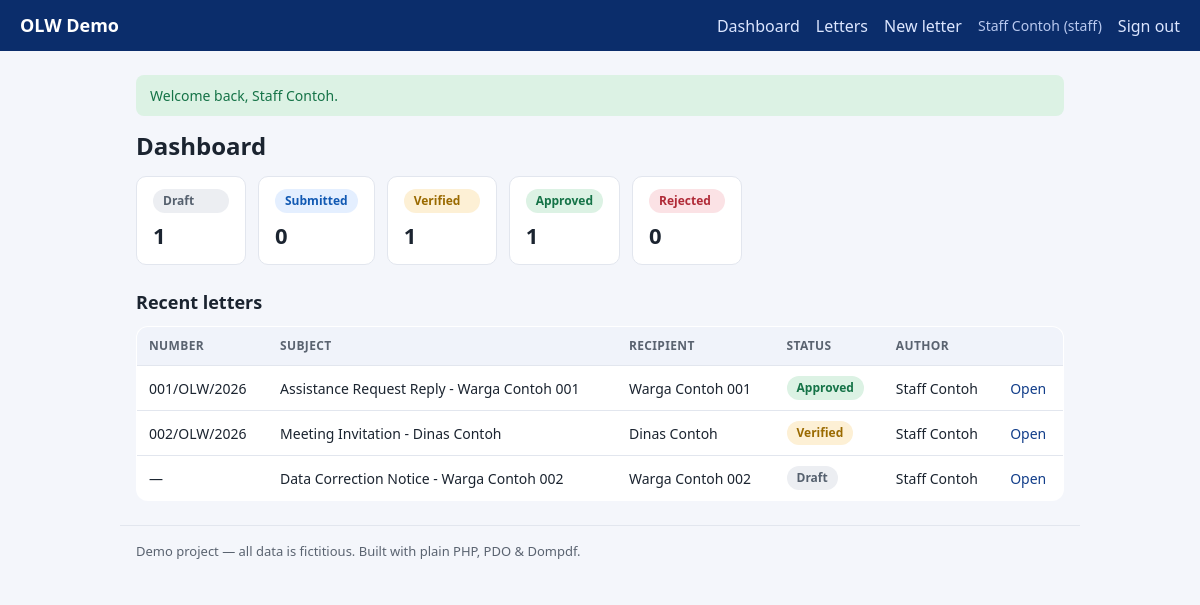
Screenshot of / (signed in) with the database file from the repository.
### tables this page shows
CREATE TABLE IF NOT EXISTS letters (
    id          INT UNSIGNED NOT NULL AUTO_INCREMENT,
    number      VARCHAR(40)  DEFAULT NULL,
    year        SMALLINT UNSIGNED NOT NULL,
    subject     VARCHAR(200) NOT NULL,
    recipient   VARCHAR(160) NOT NULL,
    body        TEXT         NOT NULL,
    status      ENUM('draft','submitted','verified','approved','rejected') NOT NULL DEFAULT 'draft',
    created_by  INT UNSIGNED NOT NULL,
    created_at  DATETIME     NOT NULL DEFAULT CURRENT_TIMESTAMP,
    updated_at  DATETIME     NOT NULL DEFAULT CURRENT_TIMESTAMP ON UPDATE CURRENT_TIMESTAMP,
    PRIMARY KEY (id),
    UNIQUE KEY uq_letters_number (number),
    KEY idx_letters_status (status),
    KEY idx_letters_created_by (created_by),
    CONSTRAINT fk_letters_user FOREIGN KEY (created_by) REFERENCES users (id)
);

CREATE TABLE IF NOT EXISTS users (
    id            INT UNSIGNED NOT NULL AUTO_INCREMENT,
    name          VARCHAR(120) NOT NULL,
    username      VARCHAR(60)  NOT NULL,
    password_hash VARCHAR(255) NOT NULL,
    role          ENUM('admin','verifikator','staff') NOT NULL DEFAULT 'staff',
    is_active     TINYINT(1)   NOT NULL DEFAULT 1,
    created_at    DATETIME     NOT NULL DEFAULT CURRENT_TIMESTAMP,
    PRIMARY KEY (id),
    UNIQUE KEY uq_users_username (username)
);

### src/helpers.php (called while the page is built, shortened)
<?php
function env(string $key, ?string $default = null): ?string
{
    $value = $_ENV[$key] ?? getenv($key);
    return $value;
}
function e(?string $value): string
{
    return htmlspecialchars((string) $value, ENT_QUOTES | ENT_SUBSTITUTE, 'UTF-8');
}
function take_flashes(): array
{
    $messages = $_SESSION['flash'] ?? [];
    return $messages;
}
function view(string $name, array $data = []): string
{
    $file = dirname(__DIR__) . '/views/' . $name . '.php';
    extract($data, EXTR_SKIP);
    require $file;
    return (string) ob_get_clean();
}
function status_badge(string $status): array
{
    return match ($status) {
        'draft'     => ['Draft', 'badge-gray'],
        'submitted' => ['Submitted', 'badge-blue'],
        'verified'  => ['Verified', 'badge-amber'],
        'approved'  => ['Approved', 'badge-green'],
        'rejected'  => ['Rejected', 'badge-red'],
        default     => [ucfirst($status), 'badge-gray'],
    };
}

### src/Controllers/LetterController.php (called while the page is built, shortened)
<?php
final class LetterController
{
    public static function dashboard(): string
    {
        $letters = Letters::all();
        $counts = ['draft' => 0, 'submitted' => 0, 'verified' => 0, 'approved' => 0, 'rejected' => 0];
        foreach ($letters as $l) {
            $counts[$l['status']] = ($counts[$l['status']] ?? 0) + 1;
        }
        return view('dashboard', [
            'title'   => 'Dashboard',
            'letters' => $letters,
            'counts'  => $counts,
        ]);
    }
}

### src/Database.php (called while the page is built, shortened)
<?php
final class Database
{
    private static ?PDO $pdo = null;
    public static function connection(): PDO
    {
        $host = env('DB_HOST', '127.0.0.1');
        $port = env('DB_PORT', '3306');
        $name = env('DB_NAME', 'olw_demo');
        $user = env('DB_USER', 'root');
        $pass = env('DB_PASS', '');
        $dsn = "mysql:host={$host};port={$port};dbname={$name};charset=utf8mb4";
        try {
            self::$pdo = new PDO($dsn, $user, $pass, [
                PDO::ATTR_ERRMODE            => PDO::ERRMODE_EXCEPTION,
                PDO::ATTR_DEFAULT_FETCH_MODE => PDO::FETCH_ASSOC,
                PDO::ATTR_EMULATE_PREPARES   => false,
            ]);
        } catch (PDOException $e) {
            throw new RuntimeException(
                'Database connection failed. Check your .env settings and that MySQL/MariaDB is running.',
                0,
                $e
            );
        }
        return self::$pdo;
    }
}

### src/Letters.php (called while the page is built, shortened)
<?php
final class Letters
{
    public static function all(): array
    {
        return Database::connection()->query(
            'SELECT l.*, u.name AS author
               FROM letters l JOIN users u ON u.id = l.created_by
              ORDER BY l.created_at DESC'
        )->fetchAll();
    }
}

### src/Auth.php (called while the page is built, shortened)
<?php
final class Auth
{
    public static function check(): bool
    {
        return isset($_SESSION['user']);
    }
    public static function role(): string
    {
        return $_SESSION['user']['role'] ?? '';
    }
    public static function can(string $permission): bool
    {
        return self::check() && Rbac::allows(self::role(), $permission);
    }
}

### src/Rbac.php (called while the page is built, shortened)
<?php
final class Rbac
{
    public static function allows(string $role, string $permission): bool
    {
        return in_array($role, self::MAP[$permission] ?? [], true);
    }
}

### views/dashboard.php (the view, shortened to what this page needs)
<h1>Dashboard</h1>
<div class="stats">
    <?php foreach (['draft','submitted','verified','approved','rejected'] as $s):
        [$label, $cls] = status_badge($s); ?>
        <div class="stat">
            <span class="badge <?= e($cls) ?>"><?= e($label) ?></span>
            <strong><?= (int) ($counts[$s] ?? 0) ?></strong>
        </div>
    <?php endforeach; ?>
</div>
<h2>Recent letters</h2>
<table class="table">
    <thead><tr><th>Number</th><th>Subject</th><th>Recipient</th><th>Status</th><th>Author</th><th></th></tr></thead>
    <tbody>
    <?php foreach ($letters as $l): [$label, $cls] = status_badge($l['status']); ?>
        <tr>
            <td><?= e($l['number'] ?? '—') ?></td>
            <td><?= e($l['subject']) ?></td>
            <td><?= e($l['recipient']) ?></td>
            <td><span class="badge <?= e($cls) ?>"><?= e($label) ?></span></td>
            <td><?= e($l['author']) ?></td>
            <td><a href="/letters/show?id=<?= (int) $l['id'] ?>">Open</a></td>
        </tr>
    <?php endforeach; ?>
    </tbody>
</table>
<?php $content = ob_get_clean();
echo view('layout', ['title' => $title ?? 'Dashboard', 'content' => $content]);

### public/assets/style.css (style rules this page uses)
:root { --navy:#0b2d6b; --navy2:#123e8a; --ink:#1b2430; --muted:#5a6370; --line:#e2e6ee; --bg:#f4f6fb; --white:#fff; --green:#157347; --amber:#9a6a00; --red:#b02a37; --blue:#1159b3; --gray:#55606e; }
* { box-sizing:border-box }
body { margin:0;font-family:system-ui,-apple-system,Segoe UI,Roboto,Arial,sans-serif; color:var(--ink);background:var(--bg);line-height:1.5 }
a { color:var(--navy2);text-decoration:none }
h1 { font-size:24px;margin:0 0 12px }
h2 { font-size:18px;margin:24px 0 10px }
.table { width:100%;border-collapse:collapse;background:#fff;border:1px solid var(--line); border-radius:12px;overflow:hidden }
.table th,.table td { text-align:left;padding:10px 12px;border-bottom:1px solid var(--line);font-size:14px }
.table th { background:#f0f3fa;color:var(--muted);font-size:12px;text-transform:uppercase;letter-spacing:.03em }
.badge { display:inline-block;padding:3px 10px;border-radius:999px;font-size:12px;font-weight:700 }
.badge-gray { background:#eceef2;color:var(--gray) }
.badge-blue { background:#e4efff;color:var(--blue) }
.badge-amber { background:#fdf0d5;color:var(--amber) }
.badge-green { background:#dcf2e4;color:var(--green) }
.badge-red { background:#fbe2e5;color:var(--red) }
.stats { display:flex;gap:12px;flex-wrap:wrap;margin-bottom:8px }
.stat { background:#fff;border:1px solid var(--line);border-radius:10px;padding:12px 16px; display:flex;flex-direction:column;gap:6px;min-width:110px }
.stat strong { font-size:22px }

### rows the page displays
letters: id "1", number "001/OLW/2026", subject "Assistance Request Reply - Warga Contoh 001", recipient "Warga Contoh 001", label "Approved", created_by.name "Staff Contoh"
letters: number "002/OLW/2026", subject "Meeting Invitation - Dinas Contoh", recipient "Dinas Contoh", label "Verified", created_by.name "Staff Contoh"
letters: number "—", subject "Data Correction Notice - Warga Contoh 002", recipient "Warga Contoh 002", label "Draft", created_by.name "Staff Contoh"

### other values shown
$f['message'] "Welcome back, Staff Contoh."
$label "Draft"
$label "Submitted"
$counts[$s] "0"
$label "Verified"
$label "Approved"
$label "Rejected"
